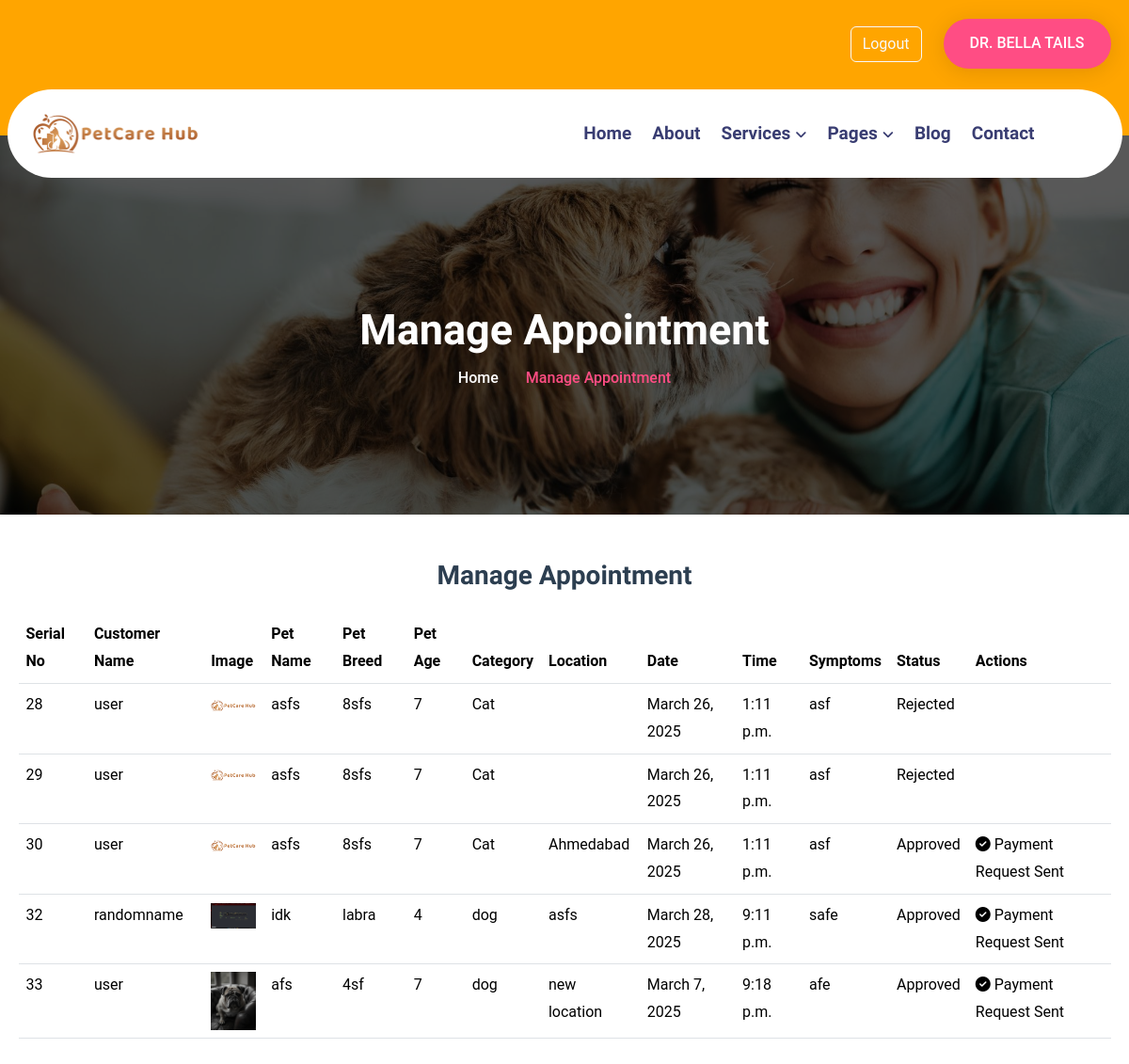
The app's page /manageAppoint/ (signed in), older data.
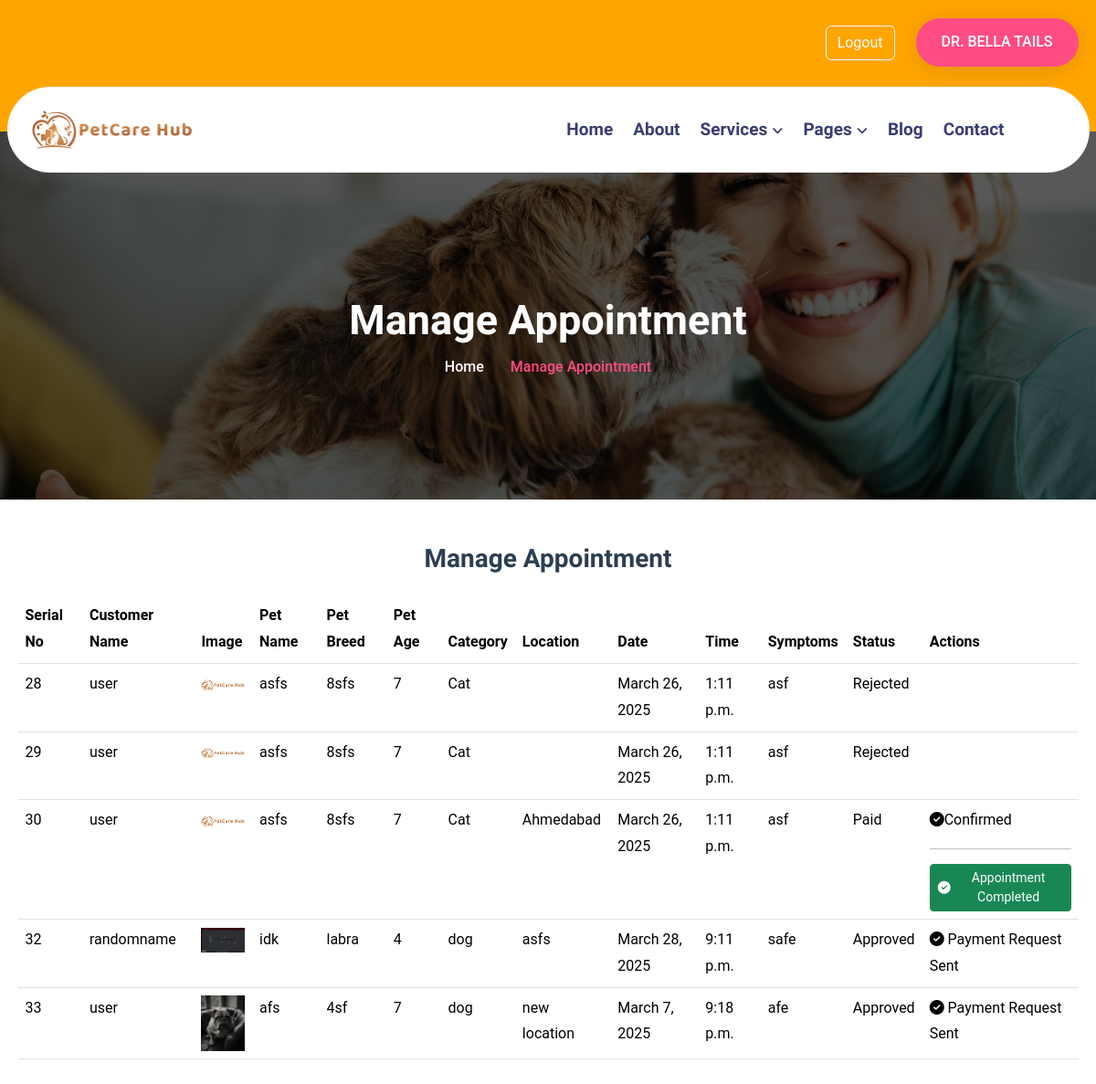
The same page, newer data.
### myapp/models.py (models this page shows, shortened)
class Appointment(models.Model):
    userid = models.ForeignKey(userRegisterDB,on_delete=models.CASCADE)
    vetid = models.ForeignKey(vetRegisterDB,on_delete=models.CASCADE)
    petname = models.CharField(max_length=30)
    petphoto = models.ImageField(upload_to='photos')
    petCategory = models.ForeignKey(petCategoryDB,on_delete=models.CASCADE)
    breed = models.CharField(max_length=20)
    age = models.IntegerField()
    symptoms = models.CharField(max_length=20)
    status = models.CharField(max_length=30,null=True,default="Pending")
    dateofappo = models.DateField()
    timeofappo = models.TimeField()
    TimeStamp =models.DateTimeField(auto_now=True)
    location = models.TextField(null=True,default="")

class userRegisterDB(models.Model):
    Name = models.CharField(max_length=30)
    Email = models.EmailField()
    Password = models.CharField(max_length=40)
    Address = models.TextField()
    Gender = models.CharField(max_length=10)
    PhoneNo = models.BigIntegerField()
    TimeStamp = models.DateTimeField(auto_now_add=True)
    def __str__(self):
        return self.Name

class petCategoryDB(models.Model):
    petCategory = models.CharField(max_length=20)
    def __str__(self):
        return self.petCategory

### myapp/views.py (the view)
# urls.py: path('manageAppoint/',views.manageAppoint),
def manageAppoint(request):
    vet_id = request.session["vet_log_id"]
    fetchdata = Appointment.objects.filter(vetid=vet_id)
    context = {
        "data" : fetchdata
    }
    return render(request,"manageAppointment.html",context)

### myapp/templates/manageAppointment.html (shortened to what this page needs)
<!DOCTYPE html>
<html lang="en">
<head>
    <link rel="stylesheet" href="/static/css/bootstrap.min.css">
    <link rel="stylesheet" href="/static/css/all-fontawesome.min.css">
    <link rel="stylesheet" href="/static/css/icomoon.css">
    <link rel="stylesheet" href="/static/css/animate.min.css">
    <link rel="stylesheet" href="/static/css/magnific-popup.min.css">
    <link rel="stylesheet" href="/static/css/owl.carousel.min.css">
    <link rel="stylesheet" href="/static/css/style.css">
</head>
<body>
  {% include 'nav.html' %}
    <main class="main">
        <div class="site-breadcrumb" style="background: url(/static/img/breadcrumb/01.jpg)">
            <div class="container">
                <h2 class="breadcrumb-title">Manage Appointment</h2>
                <ul class="breadcrumb-menu">
                    <li><a href="/">Home</a></li>
                    <li class="active">Manage Appointment</li>
                </ul>
            </div>
        </div>
        <div class="container my-5">
            <h3 class="text-center mb-4" style="color: #2c3e50; font-weight: bold;">Manage Appointment</h3>
            <div class="table-responsive">
                <table class="table table-hover">
                    <thead style="background-color:#ad5f2f;">
                        <tr>
                            <th>Serial No</th>
                            <th>Customer Name</th>
                            <th>Image</th>
                            <th>Pet Name</th>
                            <th>Pet Breed</th>
                            <th>Pet Age</th>
                            <th>Category</th>
                            <th>Location</th>
                            <th>Date</th>
                            <th>Time</th>
                            <th>Symptoms</th>
                            <th>Status</th>
                            <th>Actions</th>
                        </tr>
                    </thead>
                    <tbody>
                    {% for i in data %}
                        <tr>
                            <td> {{i.id }}</td>
                            <td>{{ i.userid }}</td>
                            <td><img src="/media/{{ i.petphoto }}" class="product-img" alt="Pet Image" width="50"></td>
                            <td>{{ i.petname }}</td>
                            <td>{{ i.breed }}</td>
                            <td>{{ i.age }}</td>
                            <td>{{ i.petCategory }} </td>
                             <td>{{ i.location }}</td>
                            <td>{{ i.dateofappo }}</td>
                            <td>{{ i.timeofappo }}</td>
                            <td>{{ i.symptoms }}</td>
                            <td>{{ i.status }}</td>
                    <td>
                        {% if i.status == "Approved" %}
                           <p><i class="fas fa-check-circle"></i> Payment Request Sent</p>
                        {% elif i.status == "Pending" %}
                            <a href="/accept/{{ i.id }}" class="btn-accept">✔ Accept</a>
                            <a href="/reject/{{ i.id }}" class="btn-reject">✖ Reject</a>
                        {% elif i.status == "Paid" %}
                        <p><i class="fas fa-check-circle"></i>Confirmed</p><hr>
                    <a href="/uploadr/{{ i.id }}" class="btn btn-success btn-sm d-flex align-items-center gap-1 text-white text-decoration-none">
                        <i class="fas fa-check-circle"></i> Appointment Completed
                    </a>
                        {% endif %}
                    </td>                   </td>
                        </tr>
                    {% endfor %}
                    </tbody>
                </table>
            </div>
        </div>
    </main>
</body>
</html>

Row changes from the older to the newer data that the page shows:
changed Appointment "Ahmedabad": status "Approved" → "Paid"; status "Payment Request Sent" → "Confirmed Appointment Completed"
